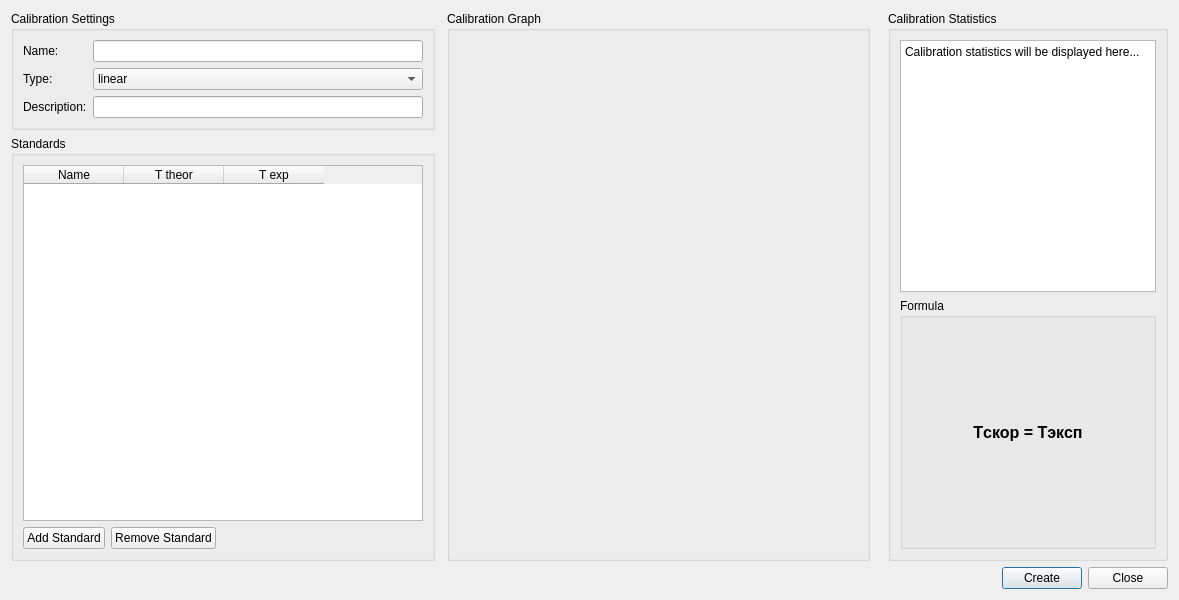
<?xml version="1.0" encoding="UTF-8"?>
<ui version="4.0">
 <class>Dialog</class>
 <widget class="QDialog" name="Dialog">
  <property name="geometry">
   <rect>
    <x>0</x>
    <y>0</y>
    <width>1179</width>
    <height>600</height>
   </rect>
  </property>
  <property name="windowTitle">
   <string>Create/Edit Calibration</string>
  </property>
  <layout class="QGridLayout" name="gridLayout">
   <item row="0" column="0">
    <widget class="QGroupBox" name="groupBox">
     <property name="title">
      <string>Calibration Settings</string>
     </property>
     <layout class="QFormLayout" name="formLayout">
      <item row="0" column="0">
       <widget class="QLabel" name="label_name">
        <property name="text">
         <string>Name:</string>
        </property>
       </widget>
      </item>
      <item row="0" column="1">
       <widget class="QLineEdit" name="le_name"/>
      </item>
      <item row="1" column="0">
       <widget class="QLabel" name="label_type">
        <property name="text">
         <string>Type:</string>
        </property>
       </widget>
      </item>
      <item row="1" column="1">
       <widget class="QComboBox" name="cb_calibration_type">
        <item>
         <property name="text">
          <string>linear</string>
         </property>
        </item>
        <item>
         <property name="text">
          <string>quadratic</string>
         </property>
        </item>
       </widget>
      </item>
      <item row="2" column="0">
       <widget class="QLabel" name="label_description">
        <property name="text">
         <string>Description:</string>
        </property>
       </widget>
      </item>
      <item row="2" column="1">
       <widget class="QLineEdit" name="le_description"/>
      </item>
     </layout>
    </widget>
   </item>
   <item row="4" column="0" colspan="6">
    <layout class="QHBoxLayout" name="horizontalLayout_2">
     <item>
      <spacer name="horizontalSpacer_bottom">
       <property name="orientation">
        <enum>Qt::Orientation::Horizontal</enum>
       </property>
       <property name="sizeHint" stdset="0">
        <size>
         <width>40</width>
         <height>20</height>
        </size>
       </property>
      </spacer>
     </item>
     <item>
      <widget class="QPushButton" name="btn_create">
       <property name="text">
        <string>Create</string>
       </property>
       <property name="default">
        <bool>true</bool>
       </property>
      </widget>
     </item>
     <item>
      <widget class="QPushButton" name="btn_close">
       <property name="text">
        <string>Close</string>
       </property>
      </widget>
     </item>
    </layout>
   </item>
   <item row="1" column="0">
    <layout class="QHBoxLayout" name="horizontalLayout_main">
     <item>
      <widget class="QGroupBox" name="groupBox_2">
       <property name="title">
        <string>Standards</string>
       </property>
       <layout class="QVBoxLayout" name="verticalLayout_2">
        <item>
         <widget class="QTableWidget" name="table_standards">
          <property name="sizePolicy">
           <sizepolicy hsizetype="Preferred" vsizetype="Expanding">
            <horstretch>0</horstretch>
            <verstretch>0</verstretch>
           </sizepolicy>
          </property>
          <column>
           <property name="text">
            <string>Name</string>
           </property>
          </column>
          <column>
           <property name="text">
            <string>T theor</string>
           </property>
          </column>
          <column>
           <property name="text">
            <string>T exp</string>
           </property>
          </column>
         </widget>
        </item>
        <item>
         <layout class="QHBoxLayout" name="horizontalLayout_buttons">
          <item>
           <widget class="QPushButton" name="btn_add_standard">
            <property name="text">
             <string>Add Standard</string>
            </property>
           </widget>
          </item>
          <item>
           <widget class="QPushButton" name="btn_remove_standard">
            <property name="text">
             <string>Remove Standard</string>
            </property>
           </widget>
          </item>
          <item>
           <spacer name="horizontalSpacer_buttons">
            <property name="orientation">
             <enum>Qt::Orientation::Horizontal</enum>
            </property>
            <property name="sizeHint" stdset="0">
             <size>
              <width>40</width>
              <height>20</height>
             </size>
            </property>
           </spacer>
          </item>
         </layout>
        </item>
       </layout>
      </widget>
     </item>
    </layout>
   </item>
   <item row="0" column="2" rowspan="2">
    <widget class="QGroupBox" name="groupBox_plot">
     <property name="sizePolicy">
      <sizepolicy hsizetype="Expanding" vsizetype="Preferred">
       <horstretch>0</horstretch>
       <verstretch>0</verstretch>
      </sizepolicy>
     </property>
     <property name="minimumSize">
      <size>
       <width>300</width>
       <height>0</height>
      </size>
     </property>
     <property name="title">
      <string>Calibration Graph</string>
     </property>
     <layout class="QVBoxLayout" name="verticalLayout_plot"/>
    </widget>
   </item>
   <item row="0" column="5" rowspan="2">
    <widget class="QGroupBox" name="groupBox_statistics">
     <property name="title">
      <string>Calibration Statistics</string>
     </property>
     <layout class="QVBoxLayout" name="verticalLayout_statistics">
      <item>
       <widget class="QTextEdit" name="text_statistics">
        <property name="sizePolicy">
         <sizepolicy hsizetype="Preferred" vsizetype="Preferred">
          <horstretch>0</horstretch>
          <verstretch>0</verstretch>
         </sizepolicy>
        </property>
        <property name="readOnly">
         <bool>true</bool>
        </property>
        <property name="plainText">
         <string>Calibration statistics will be displayed here...</string>
        </property>
       </widget>
      </item>
      <item>
       <widget class="QGroupBox" name="groupBox_3">
        <property name="title">
         <string>Formula</string>
        </property>
        <layout class="QVBoxLayout" name="verticalLayout_3">
         <item>
          <widget class="QLabel" name="label_formula">
           <property name="font">
            <font>
             <pointsize>12</pointsize>
             <bold>true</bold>
            </font>
           </property>
           <property name="text">
            <string>Tскор = Tэксп</string>
           </property>
           <property name="alignment">
            <set>Qt::AlignmentFlag::AlignCenter</set>
           </property>
          </widget>
         </item>
        </layout>
       </widget>
      </item>
     </layout>
    </widget>
   </item>
  </layout>
 </widget>
 <resources/>
 <connections/>
</ui>
